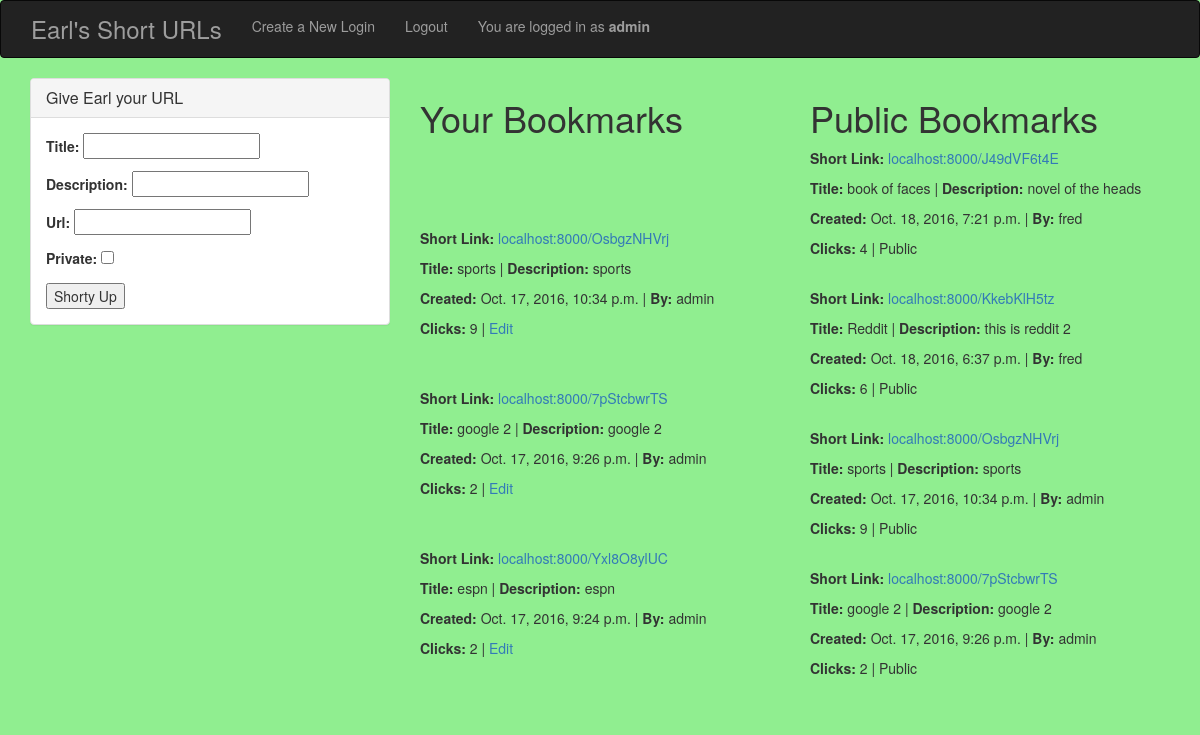
The app's page / (signed in) with its own data.
### short_app/models.py (models this page shows)
class Bookmark(models.Model):
    user = models.ForeignKey(User)
    title = models.CharField(max_length=50)
    description = models.CharField(max_length=100, null=True, blank=True)
    url = models.URLField()
    short_url = models.CharField(max_length=10, null=True, blank=True)
    created = models.DateTimeField(auto_now_add=True)
    private = models.BooleanField(default=False)
    def __str__(self):
        return self.title
    class Meta:
        ordering = ("-created",)
    def click_count(self):
        return self.click_set.count()

### short_app/views.py (the view, shortened to what this page needs)
# urls.py: url(r'^$', BookmarkCreateView.as_view(), name='bookmark_create_view'),
class BookmarkCreateView(CreateView):
    model = Bookmark
    success_url = reverse_lazy("bookmark_create_view")
    fields = ('title', 'description', 'url', 'private')
    def get_context_data(self, **kwargs):
        context = super().get_context_data(**kwargs)
        context["bookmark_list"] = Bookmark.objects.all()
        return context

### templates/short_app/bookmark_form.html (shortened to what this page needs)
{% extends 'base.html' %}
{% block content %}
<div class="row">
    <div class="col-md-8">
        <div class="row">
        <div class="col-md-6">
        {% if request.user.is_authenticated %}
            <div class="panel panel-default">
                <div class="panel-heading">
                    <h3 class="panel-title">Give Earl your URL</h3>
                </div>
                 <div class="panel-body">
                    <form class="" action="" method="post">
                        {{ form.as_p }}
                        <input type="submit" name="" value="Shorty Up">
                    </form>
                </div>
            </div>
        </div>
        <div class="col-md-6">
                <h1>Your Bookmarks</h1>
                {% for bookmark in bookmark_list %}
                    {% if bookmark.user == user %}
                        <p>
                            <b>Short Link:</b> <a href="{% url 'short_view' bookmark.short_url %}">localhost:8000/{{ bookmark.short_url }}</a>
                        </p>
                        <p>
                            <b>Title: </b> {{ bookmark }} |
                            <b>Description: </b> {{ bookmark.description }}
                        </p>
                        <p>
                            <b>Created: </b> {{ bookmark.created }} |
                            <b>By:</b> {{ bookmark.user }}
                        </p>
                        <p>
                            <b>Clicks:</b> {{ bookmark.click_count }} |
                            {% if bookmark.user.id == user.id %}
                                <a href="{% url 'bookmark_update_view' bookmark.id %}">Edit</a>
                                {% else %}
                                    Public Link
                            {% endif %}
                        </p>
                    {% endif %}
                    <br><br>
                {% endfor %}
            {% else %}
                <h1>Please Log In to continue with Earl's Short URLs</h1>
        {% endif %}
        </div>
        </div>
    </div>
    <div class="col-md-4">
        <h1>Public Bookmarks</h1>
        {% for bookmark in bookmark_list %}
            {% if bookmark.private == False %}
                <p>
                    <b>Short Link:</b> <a href="{% url 'short_view' bookmark.short_url %}">localhost:8000/{{ bookmark.short_url }}</a>
                </p>
                <p>
                    <b>Title: </b> {{ bookmark }} |
                    <b>Description: </b> {{ bookmark.description }}
                </p>
                <p>
                    <b>Created: </b> {{ bookmark.created }} |
                    <b>By:</b> {{ bookmark.user }}
                </p>
                <p>
                    <b>Clicks:</b> {{ bookmark.click_count }} | Public
                <br><br>
            {% endif %}
        {% endfor %}
    </div>
</div>
{% endblock %}

### templates/base.html (shortened to what this page needs)
{% load staticfiles %}
<!DOCTYPE html>
<html>
    <head>
        <link rel="stylesheet" href="{% static 'css/bootstrap.css' %}" media="screen" title="no title">
    </head>
    <body>
        <nav class="navbar navbar-inverse">
            <div class="container-fluid">
                <div class="nav navbar-nav">
                    <h3 class="navbar-text">Earl's Short URLs</h3>
                    <li><a href="{% url 'user_create_view' %}">Create a New Login</a></li>
                      {% if not request.user.is_authenticated %}
                          <li><a href="{% url 'login' %}">Login</a></li>
                          {% else %}
                          <li><a href="{% url 'logout' %}?next={% url 'bookmark_create_view' %}">Logout</a></li>
                          <p class="navbar-text">You are logged in as <b>{{ user }}</b></p>
                      {% endif %}
                </div>
            </div>
        </nav>
        <div class="container">
            {% block content %}
            {% endblock %}
        </div>
    </body>
</html>

### templates/base.html (style rules this page uses)
body { background-color: lightgreen; }

### records on screen
Bookmark: short_url "OsbgzNHVrj", title "sports", description "sports", created "Oct. 17, 2016, 10:34 p.m.", user "admin", click_count "9", shows "Edit"
Bookmark: short_url "7pStcbwrTS", title "google 2", description "google 2", created "Oct. 17, 2016, 9:26 p.m.", user "admin", click_count "2", shows "Edit"
Bookmark: short_url "Yxl8O8ylUC", title "espn", description "espn", created "Oct. 17, 2016, 9:24 p.m.", user "admin", click_count "2", shows "Edit"
Bookmark: short_url "J49dVF6t4E", title "book of faces", description "novel of the heads", created "Oct. 18, 2016, 7:21 p.m.", user "fred", click_count "4"
Bookmark: short_url "KkebKlH5tz", title "Reddit", description "this is reddit 2", created "Oct. 18, 2016, 6:37 p.m.", user "fred", click_count "6"

### other values on screen
{{ user }} "admin"
